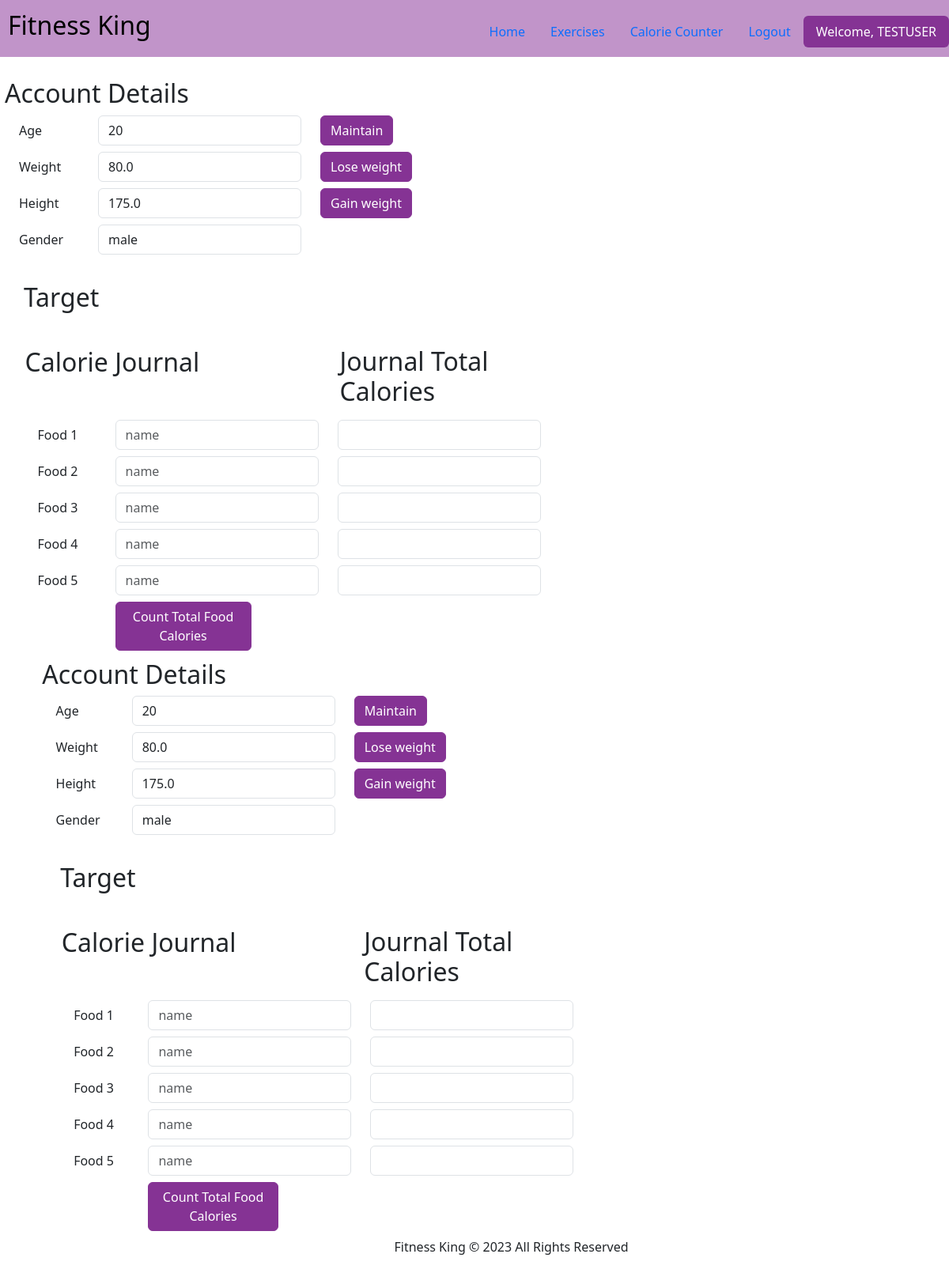
Screenshot of /Routines.php (signed in) with the database file from the repository.
### tables this page shows
CREATE TABLE `users` (
  `ID` int(100) NOT NULL,
  `username` varchar(50) NOT NULL,
  `email` varchar(100) NOT NULL,
  `password` varchar(50) NOT NULL,
  `age` double(3,0) NOT NULL,
  `weightkg` double(4,1) NOT NULL,
  `heightcm` double(4,1) NOT NULL,
  `gender` varchar(100) NOT NULL
);

### HTML/Routines.php (the view, shortened to what this page needs)
<?php
include "config.php";
@$username = $_SESSION["username"];
$sql = "SELECT * FROM users WHERE username = '". $username . "' ";
$result = mysqli_query($con, $sql);
?>
<html>
<link href="https://cdn.jsdelivr.net/npm/bootstrap@5.3.0-alpha1/dist/css/bootstrap.min.css" rel="stylesheet">
<head>
<nav class="navbar navbar-expand-lg" style="background-color: #C194C9;">
        <a class="navbar-brand" style="font-size:20px; padding-left:10px;"><h2>Fitness King</h2></a>
    <div class="navbar-collapse" id="navbarSupportedContent">
      <ul class="nav nav-pills ms-auto" style="padding-top:0.75%;">
				<li class="nav-item"><a class="nav-link" href="Index.php">Home</a></li>
				<li class="nav-item"><a class="nav-link" href="Exercises.php">Exercises</a></li>
                <li class="nav-item"><a class="nav-link" href="Calories.php">Calorie Counter</a></li>
                <li><?php
                if(!empty($_SESSION["username"]))
                {
                    echo '<li class="nav-item"><a class="nav-link" href="index.php?Logout=" name="Logout" id="Logout">Logout</a></li>';
                }
                else
                {
                    echo '<li class="nav-item"><a class="nav-link" href="login.php">Login</a></li>';
                }
                ?></a></li>
        <li class="nav-item"><a class="nav-link active" style="background-color: #853394; border-color:#853394;" href="" class="user">
            Welcome, <?php if(isset($_SESSION['username'])){echo $_SESSION['username'];}
                else echo "User"?>
        </div></a></li>
</nav>
</head>
<body>
<br>
<?php
if(mysqli_num_rows($result) > 0){
while ($row=mysqli_fetch_assoc($result)){
echo "
	<div class='col-3'><h2 style='padding-left:2%;padding-top:1%;'>Account Details</h2></div>
	<div style='padding-left:2%;'>
	<div class='row justify-content-left mb-2'>
	<label for='age' class='col-sm-1 col-form-label'>Age</label>
	<div class='col-auto'><input class='form-control' type='number' id='age' value = '". $row["age"]."' readonly></div>
	<div class='col-auto'><button class='btn btn-primary' onclick='calculate()' style='background-color: #853394; border-color:#853394;'> Maintain </button></div></div>
	<div class='row justify-content-left mb-2'>
	<label for='weight' class='col-sm-1 col-form-label'>Weight</label>
	<div class='col-auto'><input class='form-control' type='number' id='weight' value = '". $row["weightkg"]."' readonly></div>
	<div class='col-auto'><button class='btn btn-primary' onclick='calculate4()' style='background-color: #853394; border-color:#853394;'>Lose weight</button></div></div>
	<div class='row justify-content-left mb-2'>
	<label for='height' class='col-sm-1 col-form-label'>Height</label>
	<div class='col-auto'><input class='form-control' type='number' id='height' value = '". $row["heightcm"]."' readonly></div>
	<div class='col-auto'><button class='btn btn-primary' onclick='calculate3()' style='background-color: #853394; border-color:#853394;'>Gain weight</button></div></div>
	<div class='row justify-content-left mb-2'>
	<label for='gender' class='col-sm-1 col-form-label'>Gender</label>
	<div class='col-auto'><input class='form-control' id='gender' value = '". $row["gender"]."' readonly></div>
	</div><br>
	<div class='col-3'><h2 style='padding-left:2%;padding-top:1%;'>Target</h2></div>
	<div style='padding-left:2%;'>
	<div class='row justify-content-left'>
	<div class='col-auto'><h3 id='bodymass'></h3></div>
	</div></div><br>
	<div class='row mb-2'>
	<div class='col-4'><h2 style='padding-left:2%;padding-top:1%;'>Calorie Journal</h2></div>
	<div class='col-3'><h2 style='padding-left:2%;padding-top:1%;'>Journal Total Calories</h2></div>
	</div>
	<div style='padding-left:2%;'>
	<div class='row justify-content-left mb-2'>
	<label for='calories' class='col-sm-1 col-form-label'>Food 1</label>
	<div class='col-auto'>
	<input class='form-control' placeholder = 'name'></div><div class='col-auto'>
	<input type='number' step='0.01' class='form-control' id='calories'></div>
	<div class='col-auto'><h3 id='total'></h3></div>
	</div>
	<div class='row justify-content-left mb-2'>
	<label for='calories2' class='col-sm-1 col-form-label'>Food 2</label>
	<div class='col-auto'>
	<input class='form-control' placeholder = 'name'></div><div class='col-auto'>
	<input type='number' step='0.01' class='form-control' id='calories2'></div>
	</div>
	<div class='row justify-content-left mb-2'>
	<label for='calories3' class='col-sm-1 col-form-label'>Food 3</label>
	<div class='col-auto'>
	<input class='form-control' placeholder = 'name'></div><div class='col-auto'>
	<input type='number' step='0.01' class='form-control' id='calories3'></div>
	</div>
	<div class='row justify-content-left mb-2'>
	<label for='calories4' class='col-sm-1 col-form-label'>Food 4</label>
	<div class='col-auto'>
	<input class='form-control' placeholder = 'name'></div><div class='col-auto'>
	<input type='number' step='0.01' class='form-control' id='calories4'></div>
	</div>
	<div class='row justify-content-left mb-2'>
	<label for='calories5' class='col-sm-1 col-form-label'>Food 5</label>
	<div class='col-auto'>
	<input class='form-control' placeholder = 'name'></div><div class='col-auto'>
	<input type='number' step='0.01' class='form-control' id='calories5'></div>
	</div>
	<div class='row justify-content-left mb-2'>
	<div class='col-2 offset-1'><button class='btn btn-primary' onclick='count()' style='background-color: #853394; border-color:#853394;'> Count Total Food Calories </button></div></div>"
;}
}
			else
				echo "<center><h2>Please Login to use be able to check your account!</h2><br><button class='btn btn-primary' style='background-color: #853394; border-color:#853394;' onclick=document.location='Login.php'>Login</button></center>";
?>
</body>
<footer style="position: relative; left: 0; bottom: 0; width: 100%; text-align: center;">
    <p>Fitness King © 2023 All Rights Reserved</p>
</footer>
</html>

### rows the page displays
users: age "20", weightkg "80.0", heightcm "175.0", gender "male"
users: age "20", weightkg "80.0", heightcm "175.0", gender "male"

### other values shown
$_SESSION['username'] "TESTUSER"
